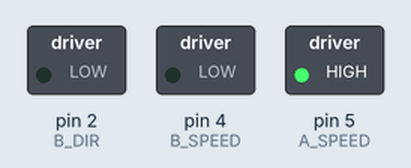
Simulated run of this sketch. Board: Arduino Uno, built with avr-gcc and run on an emulated ATmega328P. On the bench: switched loads named in the sketch (green lamp = pin HIGH). Pins used as bus, display or sensor lines are not drawn.

Above: at 1.5 s.
At 4.5 s:
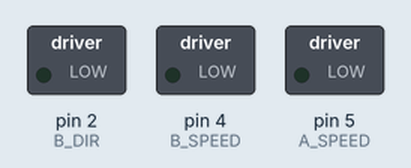
Timing chart, 0 to 7.8 s (numbered marks = the images above):
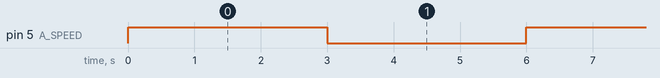

Measured:
- by itself, pin 5 (A_SPEED): alternates HIGH for 3.0 s and LOW for 3.0 s

The sketch:

dk_1_Motor.ino
```cpp
// đặt tên cho các chân kết nối để dễ viết code
int A_DIR = 0;
int A_SPEED = 5;
int B_DIR = 2;
int B_SPEED = 4;
void setup()
{
  Serial.begin(9600);

  pinMode(A_DIR, OUTPUT);
  pinMode(A_SPEED, OUTPUT);

  pinMode(B_DIR, OUTPUT);
  pinMode(B_SPEED, OUTPUT);
}
void loop()
{
  // động cơ A chạy nhanh nhất
  digitalWrite(A_DIR,1);
  analogWrite(A_SPEED, 1023);

  // Dừng chương trình 3 giây
  delay(3000);

  // dừng động cơ A
  digitalWrite(A_DIR,1);
  analogWrite(A_SPEED, 0);

  // Dừng chương trình 3 giây
  delay(3000);
}
```
